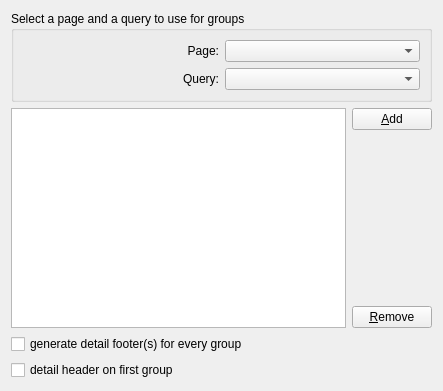
<?xml version="1.0" encoding="UTF-8"?>
<ui version="4.0">
 <class>groupWizardPage</class>
 <widget class="QWizardPage" name="groupWizardPage">
  <property name="geometry">
   <rect>
    <x>0</x>
    <y>0</y>
    <width>443</width>
    <height>391</height>
   </rect>
  </property>
  <property name="windowTitle">
   <string>WizardPage</string>
  </property>
  <property name="title">
   <string>Setup groups</string>
  </property>
  <property name="subTitle">
   <string>Here you can setup the groups. You don't have to add any group if you don't need.</string>
  </property>
  <layout class="QGridLayout" name="gridLayout_2">
   <item row="0" column="0" colspan="2">
    <widget class="QGroupBox" name="groupBox">
     <property name="title">
      <string>Select a page and a query to use for groups</string>
     </property>
     <layout class="QGridLayout" name="gridLayout">
      <item row="0" column="0">
       <widget class="QLabel" name="label">
        <property name="text">
         <string>Page:</string>
        </property>
        <property name="alignment">
         <set>Qt::AlignRight|Qt::AlignTrailing|Qt::AlignVCenter</set>
        </property>
       </widget>
      </item>
      <item row="0" column="1">
       <widget class="QComboBox" name="pages"/>
      </item>
      <item row="1" column="0">
       <widget class="QLabel" name="label_2">
        <property name="text">
         <string>Query:</string>
        </property>
        <property name="alignment">
         <set>Qt::AlignRight|Qt::AlignTrailing|Qt::AlignVCenter</set>
        </property>
       </widget>
      </item>
      <item row="1" column="1">
       <widget class="QComboBox" name="queries"/>
      </item>
     </layout>
    </widget>
   </item>
   <item row="1" column="0">
    <widget class="QListWidget" name="groupsList"/>
   </item>
   <item row="1" column="1">
    <layout class="QVBoxLayout" name="verticalLayout">
     <item>
      <widget class="QPushButton" name="addGroup">
       <property name="text">
        <string>&amp;Add</string>
       </property>
      </widget>
     </item>
     <item>
      <spacer name="verticalSpacer">
       <property name="orientation">
        <enum>Qt::Vertical</enum>
       </property>
       <property name="sizeHint" stdset="0">
        <size>
         <width>20</width>
         <height>28</height>
        </size>
       </property>
      </spacer>
     </item>
     <item>
      <widget class="QPushButton" name="removeGroup">
       <property name="text">
        <string>&amp;Remove</string>
       </property>
      </widget>
     </item>
    </layout>
   </item>
   <item row="2" column="0" colspan="2">
    <widget class="QCheckBox" name="generateDetailFooters">
     <property name="text">
      <string>generate detail footer(s) for every group</string>
     </property>
    </widget>
   </item>
   <item row="3" column="0" colspan="2">
    <widget class="QCheckBox" name="detailOnFirstGroup">
     <property name="text">
      <string>detail header on first group</string>
     </property>
    </widget>
   </item>
  </layout>
 </widget>
 <resources/>
 <connections/>
</ui>
